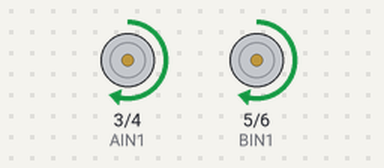
Simulated run of this sketch. Board: Arduino Uno, built with avr-gcc and run on an emulated ATmega328P. Parts: motor-driver pin pairs drawn as motors (green arrow = first pin HIGH = forward, orange = second pin HIGH = backward, longer = more drive, scaled by the enable pin).

Above: at 0.5 s.
At 3.5 s:
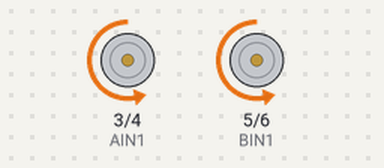
At 6.5 s:
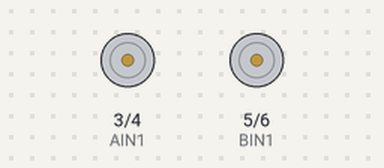
At 10.5 s:
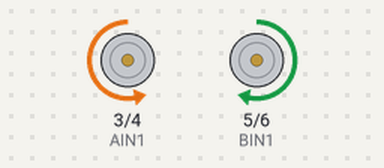
Timing chart, 0 to 11.7 s (numbered marks = the images above):
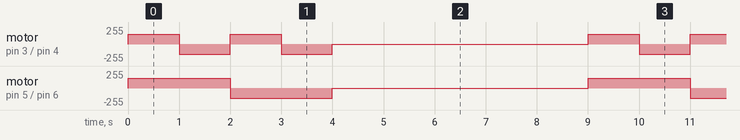

Measured:
- by itself, motor on pin 5 (BIN1) / pin 6 (BIN2): repeats every 9.0 s: backward 150/255 2.0 s, stopped 5.0 s, forward 150/255 2.0 s
- by itself, motor on pin 3 (AIN1) / pin 4 (AIN2): repeats every 9.0 s: backward 150/255 1.0 s, forward 150/255 1.0 s, backward 150/255 1.0 s, stopped 5.0 s, forward 150/255 1.0 s

The sketch:

L293D_L298N_motor_test.ino
```cpp
#define AIN1 3 // IN1
#define AIN2 4 // IN2
#define BIN1 5 // IN3
#define BIN2 6 // IN4
#define PWMA 9 // MAKE SURE THIS IS PWM PIN ON ARDUINO
#define PWMB 10 // MAKE SURE THIS IS PWM PIN ON ARDUINO

// THIS CODE MAY BE USED FOR BOTH L293D AND L298N MOTOR DRIVERS

void setup() {

  pinMode(AIN1, OUTPUT);
  pinMode(AIN2, OUTPUT);
  pinMode(BIN1, OUTPUT);
  pinMode(BIN2, OUTPUT);
}

void loop() {

  forward();
  delay(1000);

  left();
  delay(1000);

  right();
  delay(1000);

  reverse();
  delay(1000);

  stop();
  delay(5000);

}

void forward(){
  digitalWrite(AIN1, HIGH);
  digitalWrite(AIN2, LOW);
  digitalWrite(BIN1, HIGH);
  digitalWrite(BIN2, LOW);
  analogWrite(PWMA, 150); //PWM RANGE (0-255)
  analogWrite(PWMB, 150);
}

void stop(){
  digitalWrite(AIN1, LOW);
  digitalWrite(AIN2, LOW);
  digitalWrite(BIN1, LOW);
  digitalWrite(BIN2, LOW);
  analogWrite(PWMA, 150); //PWM RANGE (0-255)
  analogWrite(PWMB, 150);
}

void reverse(){
  digitalWrite(AIN1, LOW);
  digitalWrite(AIN2, HIGH);
  digitalWrite(BIN1, LOW);
  digitalWrite(BIN2, HIGH);
  analogWrite(PWMA, 150); //PWM RANGE (0-255)
  analogWrite(PWMB, 150);
}

void right(){
  digitalWrite(AIN1, HIGH);
  digitalWrite(AIN2, LOW);
  digitalWrite(BIN1, LOW);
  digitalWrite(BIN2, HIGH);
  analogWrite(PWMA, 150); //PWM RANGE (0-255)
  analogWrite(PWMB, 150);
}

void left(){
  digitalWrite(AIN1, LOW);
  digitalWrite(AIN2, HIGH);
  digitalWrite(BIN1, HIGH);
  digitalWrite(BIN2, LOW);
  analogWrite(PWMA, 150); //PWM RANGE (0-255)
  analogWrite(PWMB, 150);
}
```
